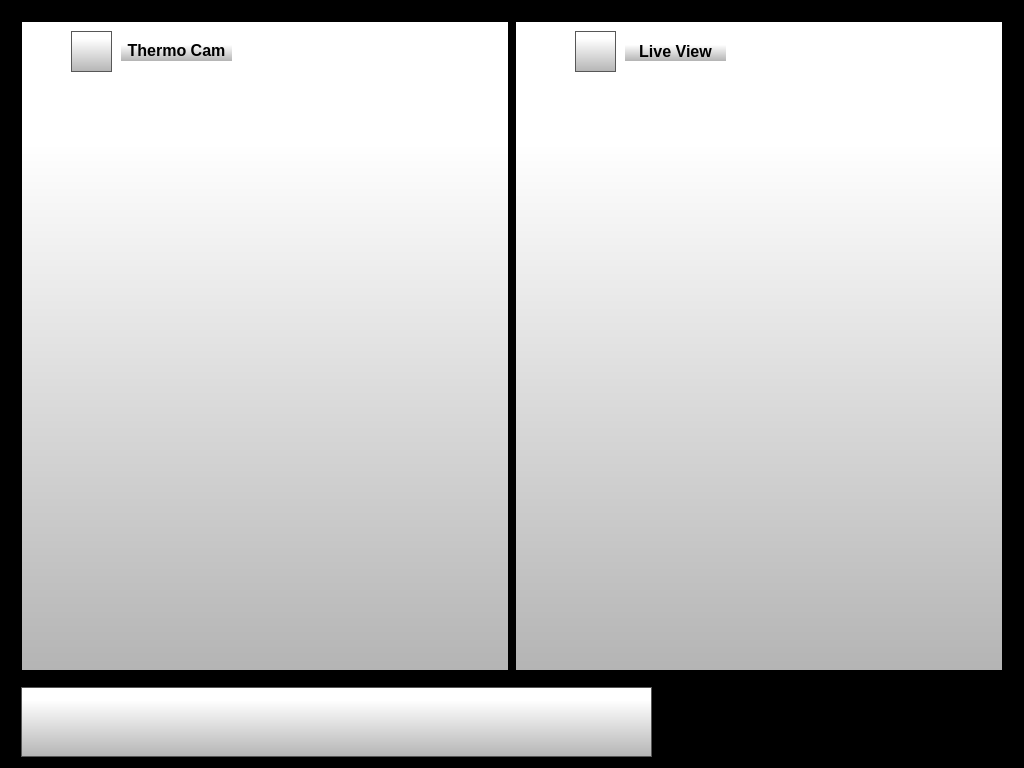
<?xml version="1.0" encoding="UTF-8"?>
<ui version="4.0">
 <class>Dialog</class>
 <widget class="QDialog" name="Dialog">
  <property name="geometry">
   <rect>
      <x>0</x>
      <y>0</y>
      <width>1024</width>
      <height>768</height>
   </rect>
</property>
  <property name="windowTitle">
   <string>Dialog</string>
  </property>
  <property name="styleSheet">
   <string notr="true">background-color: rgb(0, 0, 0);</string>
  </property>
  <layout class="QVBoxLayout" name="verticalLayout">
   <item>
    <widget class="QFrame" name="frame_2">
     <property name="frameShape">
      <enum>QFrame::StyledPanel</enum>
     </property>
     <property name="frameShadow">
      <enum>QFrame::Raised</enum>
     </property>
     <layout class="QHBoxLayout" name="horizontalLayout">
      <item>
       <widget class="QFrame" name="frame_3">
        <property name="styleSheet">
         <string notr="true">background-color: qlineargradient(spread:pad, x1:0, y1:1, x2:0, y2:0.188, stop:0 rgba(180, 180, 180, 255), stop:1 rgba(255, 255, 255, 255));</string>
        </property>
        <property name="frameShape">
         <enum>QFrame::StyledPanel</enum>
        </property>
        <property name="frameShadow">
         <enum>QFrame::Raised</enum>
        </property>
        <widget class="QToolButton" name="thermal">
         <property name="geometry">
          <rect>
           <x>50</x>
           <y>10</y>
           <width>41</width>
           <height>41</height>
          </rect>
         </property>
         <property name="maximumSize">
          <size>
           <width>50</width>
           <height>50</height>
          </size>
         </property>
         <property name="font">
          <font>
           <family>Gotham</family>
           <pointsize>16</pointsize>
          </font>
         </property>
         <property name="styleSheet">
          <string notr="true">QToolButton {
     border: 1px solid rgb(87, 87, 87);
	background-color: qlineargradient(spread:pad, x1:0, y1:1, x2:0, y2:0.188, stop:0 rgba(180, 180, 180, 255), stop:1 rgba(255, 255, 255, 255));


}

QToolButton:pressed {
    background-color: qlineargradient(x1: 0, y1: 0, x2: 0, y2: 1,
                                      stop: 0 #dadbde, stop: 1 #f6f7fa);
}

QToolButton:flat {
    border: none; /* no border for a flat push button */
}

QToolButton:default {
    border-color: navy; /* make the default button prominent */
}

QToolButton:focus {
	outline: none;
}</string>
         </property>
         <property name="text">
          <string/>
         </property>
         <property name="icon">
          <iconset>
           <normaloff>../TwinDragon600x600CM4TouchUI/octoprint_TwinDragon600x600CM4TouchUI/templates/img/thermal.png</normaloff>../TwinDragon600x600CM4TouchUI/octoprint_TwinDragon600x600CM4TouchUI/templates/img/thermal.png</iconset>
         </property>
         <property name="iconSize">
          <size>
           <width>50</width>
           <height>50</height>
          </size>
         </property>
         <property name="toolButtonStyle">
          <enum>Qt::ToolButtonTextUnderIcon</enum>
         </property>
        </widget>
        <widget class="QLabel" name="Thermalcam">
         <property name="geometry">
          <rect>
           <x>100</x>
           <y>20</y>
           <width>111</width>
           <height>20</height>
          </rect>
         </property>
         <property name="font">
          <font>
           <pointsize>12</pointsize>
           <weight>75</weight>
           <bold>true</bold>
          </font>
         </property>
         <property name="whatsThis">
          <string>&lt;html&gt;&lt;head/&gt;&lt;body&gt;&lt;p align=&quot;center&quot;&gt;Thermo Cam&lt;/p&gt;&lt;/body&gt;&lt;/html&gt;</string>
         </property>
         <property name="text">
          <string>Thermo Cam</string>
         </property>
         <property name="alignment">
          <set>Qt::AlignHCenter|Qt::AlignTop</set>
         </property>
        </widget>
       </widget>
      </item>
      <item>
       <widget class="QFrame" name="frame_4">
        <property name="styleSheet">
         <string notr="true">background-color: qlineargradient(spread:pad, x1:0, y1:1, x2:0, y2:0.188, stop:0 rgba(180, 180, 180, 255), stop:1 rgba(255, 255, 255, 255));</string>
        </property>
        <property name="frameShape">
         <enum>QFrame::StyledPanel</enum>
        </property>
        <property name="frameShadow">
         <enum>QFrame::Raised</enum>
        </property>
        <widget class="QToolButton" name="thermal_2">
         <property name="geometry">
          <rect>
           <x>60</x>
           <y>10</y>
           <width>41</width>
           <height>41</height>
          </rect>
         </property>
         <property name="maximumSize">
          <size>
           <width>50</width>
           <height>50</height>
          </size>
         </property>
         <property name="font">
          <font>
           <family>Gotham</family>
           <pointsize>16</pointsize>
          </font>
         </property>
         <property name="styleSheet">
          <string notr="true">QToolButton {
     border: 1px solid rgb(87, 87, 87);
	background-color: qlineargradient(spread:pad, x1:0, y1:1, x2:0, y2:0.188, stop:0 rgba(180, 180, 180, 255), stop:1 rgba(255, 255, 255, 255));


}

QToolButton:pressed {
    background-color: qlineargradient(x1: 0, y1: 0, x2: 0, y2: 1,
                                      stop: 0 #dadbde, stop: 1 #f6f7fa);
}

QToolButton:flat {
    border: none; /* no border for a flat push button */
}

QToolButton:default {
    border-color: navy; /* make the default button prominent */
}

QToolButton:focus {
	outline: none;
}</string>
         </property>
         <property name="text">
          <string/>
         </property>
         <property name="icon">
          <iconset>
           <normaloff>../TwinDragon600x600CM4TouchUI/octoprint_TwinDragon600x600CM4TouchUI/templates/img/live.png</normaloff>../TwinDragon600x600CM4TouchUI/octoprint_TwinDragon600x600CM4TouchUI/templates/img/live.png</iconset>
         </property>
         <property name="iconSize">
          <size>
           <width>30</width>
           <height>30</height>
          </size>
         </property>
         <property name="toolButtonStyle">
          <enum>Qt::ToolButtonTextUnderIcon</enum>
         </property>
        </widget>
        <widget class="QLabel" name="Livecam">
         <property name="geometry">
          <rect>
           <x>110</x>
           <y>20</y>
           <width>101</width>
           <height>20</height>
          </rect>
         </property>
         <property name="font">
          <font>
           <pointsize>12</pointsize>
           <weight>75</weight>
           <bold>true</bold>
          </font>
         </property>
         <property name="text">
          <string>Live View</string>
         </property>
         <property name="alignment">
          <set>Qt::AlignCenter</set>
         </property>
        </widget>
       </widget>
      </item>
     </layout>
    </widget>
   </item>
   <item>
    <widget class="QFrame" name="frame">
     <property name="maximumSize">
      <size>
       <width>16777215</width>
       <height>70</height>
      </size>
     </property>
     <property name="frameShape">
      <enum>QFrame::StyledPanel</enum>
     </property>
     <property name="frameShadow">
      <enum>QFrame::Raised</enum>
     </property>
     <widget class="QPushButton" name="toolOffsetXYBackButton">
      <property name="geometry">
       <rect>
        <x>10</x>
        <y>0</y>
        <width>631</width>
        <height>70</height>
       </rect>
      </property>
      <property name="minimumSize">
       <size>
        <width>0</width>
        <height>0</height>
       </size>
      </property>
      <property name="maximumSize">
       <size>
        <width>10000</width>
        <height>70</height>
       </size>
      </property>
      <property name="font">
       <font>
        <family>Gotham</family>
        <pointsize>16</pointsize>
        <weight>50</weight>
        <bold>false</bold>
       </font>
      </property>
      <property name="styleSheet">
       <string notr="true">QPushButton {
     border: 1px solid rgb(87, 87, 87);
	background-color: qlineargradient(spread:pad, x1:0, y1:1, x2:0, y2:0.188, stop:0 rgba(180, 180, 180, 255), stop:1 rgba(255, 255, 255, 255));


}

QPushButton:pressed {
    background-color: qlineargradient(x1: 0, y1: 0, x2: 0, y2: 1,
                                      stop: 0 #dadbde, stop: 1 #f6f7fa);
}

QPushButton:flat {
    border: none; /* no border for a flat push button */
}

QPushButton:default {
    border-color: navy; /* make the default button prominent */
}

QPushButton:focus {
	outline: none;
}</string>
      </property>
      <property name="text">
       <string/>
      </property>
      <property name="icon">
       <iconset>
        <normaloff>../TwinDragon600x600CM4TouchUI/octoprint_TwinDragon600x600CM4TouchUI/templates/img/arrows-4.png</normaloff>../TwinDragon600x600CM4TouchUI/octoprint_TwinDragon600x600CM4TouchUI/templates/img/arrows-4.png</iconset>
      </property>
      <property name="iconSize">
       <size>
        <width>70</width>
        <height>70</height>
       </size>
      </property>
      <property name="checkable">
       <bool>false</bool>
      </property>
      <property name="autoDefault">
       <bool>false</bool>
      </property>
      <property name="default">
       <bool>false</bool>
      </property>
      <property name="flat">
       <bool>false</bool>
      </property>
     </widget>
    </widget>
   </item>
  </layout>
 </widget>
 <resources/>
 <connections/>
</ui>
